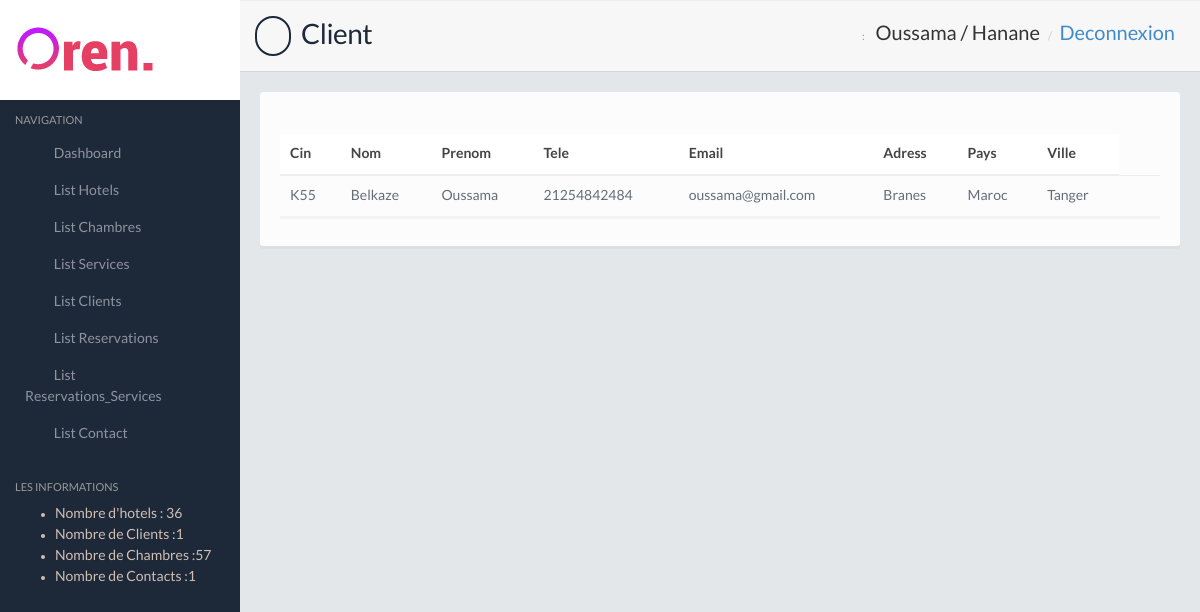
The page /admin/client.php on the database its author committed.
### tables this page shows
CREATE TABLE `client` (
  `Id` int(11) NOT NULL,
  `Cin` varchar(10) NOT NULL,
  `Nom` varchar(30) NOT NULL,
  `Prenom` varchar(30) NOT NULL,
  `Tele` varchar(20) NOT NULL,
  `Email` varchar(40) NOT NULL,
  `Adress` varchar(60) NOT NULL,
  `Pays` varchar(30) NOT NULL,
  `Ville` varchar(30) NOT NULL
);

### admin/client.php (the view, shortened to what this page needs)
<?php
    include "includes/conx.php";
        $prepare=$pdo->query("select * from client order by Id desc");
        $clients=$prepare->fetchAll(PDO::FETCH_OBJ);
         ?>
<!DOCTYPE html>
<html lang="en">
    <head>
        <link href="css/style.default.css" rel="stylesheet">
    </head>
    <body>
        <section>
            <?php include  "includes/navigation.php"; ?>
            <div class="mainpanel">
                <div class="pageheader">
                    <h2><i class="fa fa-building-o"></i> Client</h2>
                     <div class="breadcrumb-wrapper">
                        <span class="label">:</span>
                        <ol class="breadcrumb">
                            <li class="active" style="font-size: 20px;">Oussama / Hanane</li>
                            <li><a href="login.php" style="font-size: 20px;">Deconnexion</a></li>
                        </ol>
                    </div>
                </div>
                <div class="contentpanel">
                    <div class="panel panel-default col-md-12">
                        <div class="panel-body panel-body-nopadding">
                            <br>
                            <br>
                            <div class="table-responsive col-md-12">
                              <table class="table mb30">
                                <thead>
                                  <tr>
                                    <th>Cin</th>
                                    <th>Nom</th>
                                    <th>Prenom</th>
                                    <th>Tele</th>
                                    <th>Email</th>
                                    <th>Adress</th>
                                    <th>Pays</th>
                                    <th>Ville</th>
                                  </tr>
                                </thead>
                                <tbody>
                                    <?php foreach ($clients as $client): ?>
                                    <tr>
                                        <td><?php echo $client->Cin; ?></td>
                                        <td><?php echo $client->Nom; ?></td>
                                        <td><?php echo $client->Prenom; ?></td>
                                        <td><?php echo $client->Tele; ?></td>
                                        <td><?php echo $client->Email; ?></td>
                                        <td><?php echo $client->Adress; ?></td>
                                        <td><?php echo $client->Pays; ?></td>
                                         <td><?php echo $client->Ville; ?></td>
                                        <td class="table-action">
                                          <a href="includes/actions.php?action=sup_client&id=<?php echo $client->Id; ?>" class="delete-row"><i class="fa fa-trash-o"></i></a>
                                        </td>
                                      </tr>
                                    <?php endforeach ?>
                                </tbody>
                              </table>
                            </div>
                        </div>
                    </div>
                </div>
            </div>
        </section>
    </body>
</html>

### admin/css/style.default.css (style rules this page uses)
body { background: #1d2939; font-family: 'LatoRegular', 'Lucida Grande', 'Lucida Sans Unicode', Helvetica, sans-serif !important; line-height: 21px; color: #636e7b; }
h1,h2,h3,h4,h5 { font-family: 'LatoRegular', 'Lucida Grande', 'Lucida Sans Unicode', Helvetica, sans-serif; }
.mainpanel { margin-left: 240px; background: #e4e7ea; min-height: 1000px; }
.pageheader { padding: 15px; border-bottom: 1px solid #d3d7db; border-top: 1px solid #eee; background: #f7f7f7; position: relative; }
.pageheader h2 { font-size: 28px; color: #1D2939; letter-spacing: -0.5px; margin: 0; }
.pageheader .glyphicon, .pageheader .fa { font-size: 24px; margin-right: 5px; padding: 6px 7px; border: 2px solid #1D2939; -moz-border-radius: 50px; -webkit-border-radius: 50px; border-radius: 50px; }
.pageheader .breadcrumb-wrapper { position: absolute; top: 23px; right: 25px; }
.pageheader .breadcrumb-wrapper .label { color: #999; text-transform: uppercase; font-size: 11px; font-weight: normal; display: inline-block; }
.pageheader .breadcrumb { background: none; display: inline-block; padding: 0; }
.pageheader .breadcrumb li { font-size: 12px; }
.pageheader .breadcrumb li.active { color: #333; }
.contentpanel { padding: 20px; position: relative; }
.contentpanel::after { clear: both; display: block; content: ''; }
.table-action { text-align: center; }
.table-action a, .table-action-hide a { display: inline-block; margin-right: 5px; color: #666; }
.table-action a:last-child, .table-action-hide a:last-child { margin-right: 0; }
.mb30 { margin-bottom: 30px; }

### rows shown on the page
client: Cin "K55", Nom "Belkaze", Prenom "Oussama", Tele "21254842484", Email "oussama@gmail.com", Adress "Branes", Pays "Maroc", Ville "Tanger"

### other values the page prints
$hotels->nbr "36"
$client->nbr_cli "1"
$chambre->nbr_cham "57"
$contact->nbr_contact "1"
